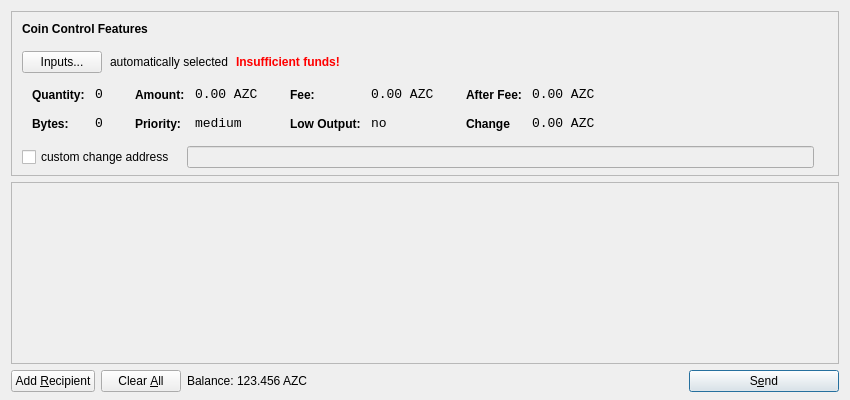
<?xml version="1.0" encoding="UTF-8"?>
<ui version="4.0">
 <class>SendCoinsDialog</class>
 <widget class="QDialog" name="SendCoinsDialog">
  <property name="geometry">
   <rect>
    <x>0</x>
    <y>0</y>
    <width>850</width>
    <height>400</height>
   </rect>
  </property>
  <property name="windowTitle">
   <string>Send Coins</string>
  </property>
  <layout class="QVBoxLayout" name="verticalLayout" stretch="0,1,0">
   <property name="bottomMargin">
    <number>8</number>
   </property>
   <item>
    <widget class="QFrame" name="frameCoinControl">
     <property name="sizePolicy">
      <sizepolicy hsizetype="Expanding" vsizetype="Expanding">
       <horstretch>0</horstretch>
       <verstretch>0</verstretch>
      </sizepolicy>
     </property>
     <property name="maximumSize">
      <size>
       <width>16777215</width>
       <height>16777215</height>
      </size>
     </property>
     <property name="frameShape">
      <enum>QFrame::StyledPanel</enum>
     </property>
     <property name="frameShadow">
      <enum>QFrame::Sunken</enum>
     </property>
     <layout class="QVBoxLayout" name="verticalLayoutCoinControl2">
      <property name="spacing">
       <number>-1</number>
      </property>
      <property name="leftMargin">
       <number>0</number>
      </property>
      <property name="topMargin">
       <number>0</number>
      </property>
      <property name="rightMargin">
       <number>0</number>
      </property>
      <property name="bottomMargin">
       <number>6</number>
      </property>
      <item>
       <layout class="QVBoxLayout" name="verticalLayoutCoinControl" stretch="0,0,0,0,1">
        <property name="spacing">
         <number>0</number>
        </property>
        <property name="leftMargin">
         <number>10</number>
        </property>
        <property name="topMargin">
         <number>10</number>
        </property>
        <item>
         <layout class="QHBoxLayout" name="horizontalLayoutCoinControl1">
          <property name="bottomMargin">
           <number>15</number>
          </property>
          <item>
           <widget class="QLabel" name="labelCoinControlFeatures">
            <property name="sizePolicy">
             <sizepolicy hsizetype="Preferred" vsizetype="Maximum">
              <horstretch>0</horstretch>
              <verstretch>0</verstretch>
             </sizepolicy>
            </property>
            <property name="font">
             <font>
              <weight>75</weight>
              <bold>true</bold>
             </font>
            </property>
            <property name="styleSheet">
             <string notr="true">font-weight:bold;</string>
            </property>
            <property name="text">
             <string>Coin Control Features</string>
            </property>
           </widget>
          </item>
         </layout>
        </item>
        <item>
         <layout class="QHBoxLayout" name="horizontalLayoutCoinControl2" stretch="0,0,0,0">
          <property name="spacing">
           <number>8</number>
          </property>
          <property name="bottomMargin">
           <number>10</number>
          </property>
          <item>
           <widget class="QPushButton" name="pushButtonCoinControl">
            <property name="styleSheet">
             <string notr="true"/>
            </property>
            <property name="text">
             <string>Inputs...</string>
            </property>
           </widget>
          </item>
          <item>
           <widget class="QLabel" name="labelCoinControlAutomaticallySelected">
            <property name="text">
             <string>automatically selected</string>
            </property>
            <property name="margin">
             <number>5</number>
            </property>
           </widget>
          </item>
          <item>
           <widget class="QLabel" name="labelCoinControlInsuffFunds">
            <property name="font">
             <font>
              <weight>75</weight>
              <bold>true</bold>
             </font>
            </property>
            <property name="styleSheet">
             <string notr="true">color:red;font-weight:bold;</string>
            </property>
            <property name="text">
             <string>Insufficient funds!</string>
            </property>
            <property name="margin">
             <number>5</number>
            </property>
           </widget>
          </item>
          <item>
           <spacer name="horizontalSpacerCoinControl">
            <property name="orientation">
             <enum>Qt::Horizontal</enum>
            </property>
            <property name="sizeHint" stdset="0">
             <size>
              <width>40</width>
              <height>1</height>
             </size>
            </property>
           </spacer>
          </item>
         </layout>
        </item>
        <item>
         <widget class="QWidget" name="widgetCoinControl" native="true">
          <property name="sizePolicy">
           <sizepolicy hsizetype="Preferred" vsizetype="Preferred">
            <horstretch>0</horstretch>
            <verstretch>0</verstretch>
           </sizepolicy>
          </property>
          <property name="minimumSize">
           <size>
            <width>0</width>
            <height>0</height>
           </size>
          </property>
          <property name="styleSheet">
           <string notr="true"/>
          </property>
          <layout class="QHBoxLayout" name="horizontalLayoutCoinControl5">
           <property name="margin">
            <number>0</number>
           </property>
           <item>
            <layout class="QHBoxLayout" name="horizontalLayoutCoinControl3" stretch="0,0,0,1">
             <property name="spacing">
              <number>20</number>
             </property>
             <property name="topMargin">
              <number>0</number>
             </property>
             <property name="bottomMargin">
              <number>10</number>
             </property>
             <item>
              <layout class="QFormLayout" name="formLayoutCoinControl1">
               <property name="horizontalSpacing">
                <number>10</number>
               </property>
               <property name="verticalSpacing">
                <number>14</number>
               </property>
               <property name="leftMargin">
                <number>10</number>
               </property>
               <property name="topMargin">
                <number>4</number>
               </property>
               <property name="rightMargin">
                <number>6</number>
               </property>
               <item row="0" column="0">
                <widget class="QLabel" name="labelCoinControlQuantityText">
                 <property name="styleSheet">
                  <string notr="true">font-weight:bold;</string>
                 </property>
                 <property name="text">
                  <string>Quantity:</string>
                 </property>
                 <property name="margin">
                  <number>0</number>
                 </property>
                </widget>
               </item>
               <item row="0" column="1">
                <widget class="QLabel" name="labelCoinControlQuantity">
                 <property name="font">
                  <font>
                   <family>Monospace</family>
                   <pointsize>10</pointsize>
                  </font>
                 </property>
                 <property name="cursor">
                  <cursorShape>IBeamCursor</cursorShape>
                 </property>
                 <property name="contextMenuPolicy">
                  <enum>Qt::ActionsContextMenu</enum>
                 </property>
                 <property name="text">
                  <string>0</string>
                 </property>
                 <property name="margin">
                  <number>0</number>
                 </property>
                 <property name="textInteractionFlags">
                  <set>Qt::LinksAccessibleByMouse|Qt::TextSelectableByKeyboard|Qt::TextSelectableByMouse</set>
                 </property>
                </widget>
               </item>
               <item row="1" column="0">
                <widget class="QLabel" name="labelCoinControlBytesText">
                 <property name="styleSheet">
                  <string notr="true">font-weight:bold;</string>
                 </property>
                 <property name="text">
                  <string>Bytes:</string>
                 </property>
                </widget>
               </item>
               <item row="1" column="1">
                <widget class="QLabel" name="labelCoinControlBytes">
                 <property name="font">
                  <font>
                   <family>Monospace</family>
                   <pointsize>10</pointsize>
                  </font>
                 </property>
                 <property name="cursor">
                  <cursorShape>IBeamCursor</cursorShape>
                 </property>
                 <property name="contextMenuPolicy">
                  <enum>Qt::ActionsContextMenu</enum>
                 </property>
                 <property name="text">
                  <string>0</string>
                 </property>
                 <property name="textInteractionFlags">
                  <set>Qt::LinksAccessibleByMouse|Qt::TextSelectableByKeyboard|Qt::TextSelectableByMouse</set>
                 </property>
                </widget>
               </item>
              </layout>
             </item>
             <item>
              <layout class="QFormLayout" name="formLayoutCoinControl2">
               <property name="horizontalSpacing">
                <number>10</number>
               </property>
               <property name="verticalSpacing">
                <number>14</number>
               </property>
               <property name="leftMargin">
                <number>6</number>
               </property>
               <property name="topMargin">
                <number>4</number>
               </property>
               <property name="rightMargin">
                <number>6</number>
               </property>
               <item row="0" column="0">
                <widget class="QLabel" name="labelCoinControlAmountText">
                 <property name="styleSheet">
                  <string notr="true">font-weight:bold;</string>
                 </property>
                 <property name="text">
                  <string>Amount:</string>
                 </property>
                 <property name="margin">
                  <number>0</number>
                 </property>
                </widget>
               </item>
               <item row="0" column="1">
                <widget class="QLabel" name="labelCoinControlAmount">
                 <property name="font">
                  <font>
                   <family>Monospace</family>
                   <pointsize>10</pointsize>
                  </font>
                 </property>
                 <property name="cursor">
                  <cursorShape>IBeamCursor</cursorShape>
                 </property>
                 <property name="contextMenuPolicy">
                  <enum>Qt::ActionsContextMenu</enum>
                 </property>
                 <property name="text">
                  <string>0.00 AZC</string>
                 </property>
                 <property name="textInteractionFlags">
                  <set>Qt::LinksAccessibleByMouse|Qt::TextSelectableByKeyboard|Qt::TextSelectableByMouse</set>
                 </property>
                </widget>
               </item>
               <item row="1" column="0">
                <widget class="QLabel" name="labelCoinControlPriorityText">
                 <property name="styleSheet">
                  <string notr="true">font-weight:bold;</string>
                 </property>
                 <property name="text">
                  <string>Priority:</string>
                 </property>
                </widget>
               </item>
               <item row="1" column="1">
                <widget class="QLabel" name="labelCoinControlPriority">
                 <property name="font">
                  <font>
                   <family>Monospace</family>
                   <pointsize>10</pointsize>
                  </font>
                 </property>
                 <property name="cursor">
                  <cursorShape>IBeamCursor</cursorShape>
                 </property>
                 <property name="contextMenuPolicy">
                  <enum>Qt::ActionsContextMenu</enum>
                 </property>
                 <property name="text">
                  <string>medium</string>
                 </property>
                 <property name="textInteractionFlags">
                  <set>Qt::LinksAccessibleByMouse|Qt::TextSelectableByKeyboard|Qt::TextSelectableByMouse</set>
                 </property>
                </widget>
               </item>
              </layout>
             </item>
             <item>
              <layout class="QFormLayout" name="formLayoutCoinControl3">
               <property name="horizontalSpacing">
                <number>10</number>
               </property>
               <property name="verticalSpacing">
                <number>14</number>
               </property>
               <property name="leftMargin">
                <number>6</number>
               </property>
               <property name="topMargin">
                <number>4</number>
               </property>
               <property name="rightMargin">
                <number>6</number>
               </property>
               <item row="0" column="0">
                <widget class="QLabel" name="labelCoinControlFeeText">
                 <property name="styleSheet">
                  <string notr="true">font-weight:bold;</string>
                 </property>
                 <property name="text">
                  <string>Fee:</string>
                 </property>
                 <property name="margin">
                  <number>0</number>
                 </property>
                </widget>
               </item>
               <item row="0" column="1">
                <widget class="QLabel" name="labelCoinControlFee">
                 <property name="font">
                  <font>
                   <family>Monospace</family>
                   <pointsize>10</pointsize>
                  </font>
                 </property>
                 <property name="cursor">
                  <cursorShape>IBeamCursor</cursorShape>
                 </property>
                 <property name="contextMenuPolicy">
                  <enum>Qt::ActionsContextMenu</enum>
                 </property>
                 <property name="text">
                  <string>0.00 AZC</string>
                 </property>
                 <property name="textInteractionFlags">
                  <set>Qt::LinksAccessibleByMouse|Qt::TextSelectableByKeyboard|Qt::TextSelectableByMouse</set>
                 </property>
                </widget>
               </item>
               <item row="1" column="0">
                <widget class="QLabel" name="labelCoinControlLowOutputText">
                 <property name="styleSheet">
                  <string notr="true">font-weight:bold;</string>
                 </property>
                 <property name="text">
                  <string>Low Output:</string>
                 </property>
                </widget>
               </item>
               <item row="1" column="1">
                <widget class="QLabel" name="labelCoinControlLowOutput">
                 <property name="font">
                  <font>
                   <family>Monospace</family>
                   <pointsize>10</pointsize>
                  </font>
                 </property>
                 <property name="cursor">
                  <cursorShape>IBeamCursor</cursorShape>
                 </property>
                 <property name="contextMenuPolicy">
                  <enum>Qt::ActionsContextMenu</enum>
                 </property>
                 <property name="text">
                  <string>no</string>
                 </property>
                 <property name="textInteractionFlags">
                  <set>Qt::LinksAccessibleByMouse|Qt::TextSelectableByKeyboard|Qt::TextSelectableByMouse</set>
                 </property>
                </widget>
               </item>
              </layout>
             </item>
             <item>
              <layout class="QFormLayout" name="formLayoutCoinControl4">
               <property name="horizontalSpacing">
                <number>10</number>
               </property>
               <property name="verticalSpacing">
                <number>14</number>
               </property>
               <property name="leftMargin">
                <number>6</number>
               </property>
               <property name="topMargin">
                <number>4</number>
               </property>
               <property name="rightMargin">
                <number>6</number>
               </property>
               <item row="0" column="0">
                <widget class="QLabel" name="labelCoinControlAfterFeeText">
                 <property name="styleSheet">
                  <string notr="true">font-weight:bold;</string>
                 </property>
                 <property name="text">
                  <string>After Fee:</string>
                 </property>
                 <property name="margin">
                  <number>0</number>
                 </property>
                </widget>
               </item>
               <item row="0" column="1">
                <widget class="QLabel" name="labelCoinControlAfterFee">
                 <property name="font">
                  <font>
                   <family>Monospace</family>
                   <pointsize>10</pointsize>
                  </font>
                 </property>
                 <property name="cursor">
                  <cursorShape>IBeamCursor</cursorShape>
                 </property>
                 <property name="contextMenuPolicy">
                  <enum>Qt::ActionsContextMenu</enum>
                 </property>
                 <property name="text">
                  <string>0.00 AZC</string>
                 </property>
                 <property name="textInteractionFlags">
                  <set>Qt::LinksAccessibleByMouse|Qt::TextSelectableByKeyboard|Qt::TextSelectableByMouse</set>
                 </property>
                </widget>
               </item>
               <item row="1" column="0">
                <widget class="QLabel" name="labelCoinControlChangeText">
                 <property name="styleSheet">
                  <string notr="true">font-weight:bold;</string>
                 </property>
                 <property name="text">
                  <string>Change</string>
                 </property>
                </widget>
               </item>
               <item row="1" column="1">
                <widget class="QLabel" name="labelCoinControlChange">
                 <property name="font">
                  <font>
                   <family>Monospace</family>
                   <pointsize>10</pointsize>
                  </font>
                 </property>
                 <property name="cursor">
                  <cursorShape>IBeamCursor</cursorShape>
                 </property>
                 <property name="contextMenuPolicy">
                  <enum>Qt::ActionsContextMenu</enum>
                 </property>
                 <property name="text">
                  <string>0.00 AZC</string>
                 </property>
                 <property name="textInteractionFlags">
                  <set>Qt::LinksAccessibleByMouse|Qt::TextSelectableByKeyboard|Qt::TextSelectableByMouse</set>
                 </property>
                </widget>
               </item>
              </layout>
             </item>
            </layout>
           </item>
          </layout>
         </widget>
        </item>
        <item>
         <layout class="QHBoxLayout" name="horizontalLayoutCoinControl4" stretch="0,0,0">
          <property name="spacing">
           <number>12</number>
          </property>
          <property name="sizeConstraint">
           <enum>QLayout::SetDefaultConstraint</enum>
          </property>
          <property name="topMargin">
           <number>5</number>
          </property>
          <property name="rightMargin">
           <number>5</number>
          </property>
          <item>
           <widget class="QCheckBox" name="checkBoxCoinControlChange">
            <property name="text">
             <string>custom change address</string>
            </property>
           </widget>
          </item>
          <item>
           <widget class="QLineEdit" name="lineEditCoinControlChange">
            <property name="enabled">
             <bool>false</bool>
            </property>
            <property name="sizePolicy">
             <sizepolicy hsizetype="Expanding" vsizetype="Fixed">
              <horstretch>0</horstretch>
              <verstretch>0</verstretch>
             </sizepolicy>
            </property>
           </widget>
          </item>
          <item>
           <widget class="QLabel" name="labelCoinControlChangeLabel">
            <property name="sizePolicy">
             <sizepolicy hsizetype="Preferred" vsizetype="Expanding">
              <horstretch>0</horstretch>
              <verstretch>0</verstretch>
             </sizepolicy>
            </property>
            <property name="minimumSize">
             <size>
              <width>0</width>
              <height>0</height>
             </size>
            </property>
            <property name="text">
             <string/>
            </property>
            <property name="margin">
             <number>3</number>
            </property>
           </widget>
          </item>
         </layout>
        </item>
        <item>
         <spacer name="verticalSpacerCoinControl">
          <property name="orientation">
           <enum>Qt::Vertical</enum>
          </property>
          <property name="sizeHint" stdset="0">
           <size>
            <width>800</width>
            <height>1</height>
           </size>
          </property>
         </spacer>
        </item>
       </layout>
      </item>
     </layout>
    </widget>
   </item>
   <item>
    <widget class="QScrollArea" name="scrollArea">
     <property name="widgetResizable">
      <bool>true</bool>
     </property>
     <widget class="QWidget" name="scrollAreaWidgetContents">
      <property name="geometry">
       <rect>
        <x>0</x>
        <y>0</y>
        <width>830</width>
        <height>165</height>
       </rect>
      </property>
      <layout class="QVBoxLayout" name="verticalLayout_2">
       <property name="margin">
        <number>0</number>
       </property>
       <item>
        <layout class="QVBoxLayout" name="entries">
         <property name="spacing">
          <number>6</number>
         </property>
        </layout>
       </item>
       <item>
        <spacer name="verticalSpacer">
         <property name="orientation">
          <enum>Qt::Vertical</enum>
         </property>
         <property name="sizeHint" stdset="0">
          <size>
           <width>20</width>
           <height>40</height>
          </size>
         </property>
        </spacer>
       </item>
      </layout>
     </widget>
    </widget>
   </item>
   <item>
    <layout class="QHBoxLayout" name="horizontalLayout">
     <item>
      <widget class="QPushButton" name="addButton">
       <property name="toolTip">
        <string>Send to multiple recipients at once</string>
       </property>
       <property name="text">
        <string>Add &amp;Recipient</string>
       </property>
       <property name="icon">
        <iconset resource="../bitcoin.qrc">
         <normaloff>:/icons/add</normaloff>:/icons/add</iconset>
       </property>
       <property name="autoDefault">
        <bool>false</bool>
       </property>
      </widget>
     </item>
     <item>
      <widget class="QPushButton" name="clearButton">
       <property name="sizePolicy">
        <sizepolicy hsizetype="Minimum" vsizetype="Fixed">
         <horstretch>0</horstretch>
         <verstretch>0</verstretch>
        </sizepolicy>
       </property>
       <property name="toolTip">
        <string>Remove all transaction fields</string>
       </property>
       <property name="text">
        <string>Clear &amp;All</string>
       </property>
       <property name="icon">
        <iconset resource="../bitcoin.qrc">
         <normaloff>:/icons/remove</normaloff>:/icons/remove</iconset>
       </property>
       <property name="autoRepeatDelay">
        <number>300</number>
       </property>
       <property name="autoDefault">
        <bool>false</bool>
       </property>
      </widget>
     </item>
     <item>
      <layout class="QHBoxLayout" name="horizontalLayout_2">
       <property name="spacing">
        <number>3</number>
       </property>
       <item>
        <widget class="QLabel" name="label">
         <property name="sizePolicy">
          <sizepolicy hsizetype="Preferred" vsizetype="Fixed">
           <horstretch>0</horstretch>
           <verstretch>0</verstretch>
          </sizepolicy>
         </property>
         <property name="text">
          <string>Balance:</string>
         </property>
        </widget>
       </item>
       <item>
        <widget class="QLabel" name="labelBalance">
         <property name="sizePolicy">
          <sizepolicy hsizetype="Preferred" vsizetype="Fixed">
           <horstretch>0</horstretch>
           <verstretch>0</verstretch>
          </sizepolicy>
         </property>
         <property name="cursor">
          <cursorShape>IBeamCursor</cursorShape>
         </property>
         <property name="text">
          <string>123.456 AZC</string>
         </property>
         <property name="textInteractionFlags">
          <set>Qt::LinksAccessibleByMouse|Qt::TextSelectableByKeyboard|Qt::TextSelectableByMouse</set>
         </property>
        </widget>
       </item>
      </layout>
     </item>
     <item>
      <spacer name="horizontalSpacer">
       <property name="orientation">
        <enum>Qt::Horizontal</enum>
       </property>
       <property name="sizeHint" stdset="0">
        <size>
         <width>40</width>
         <height>20</height>
        </size>
       </property>
      </spacer>
     </item>
     <item>
      <widget class="QPushButton" name="sendButton">
       <property name="minimumSize">
        <size>
         <width>150</width>
         <height>0</height>
        </size>
       </property>
       <property name="toolTip">
        <string>Confirm the send action</string>
       </property>
       <property name="text">
        <string>S&amp;end</string>
       </property>
       <property name="icon">
        <iconset resource="../bitcoin.qrc">
         <normaloff>:/icons/send</normaloff>:/icons/send</iconset>
       </property>
       <property name="default">
        <bool>true</bool>
       </property>
      </widget>
     </item>
    </layout>
   </item>
  </layout>
 </widget>
 <resources>
  <include location="../bitcoin.qrc"/>
 </resources>
 <connections/>
</ui>
